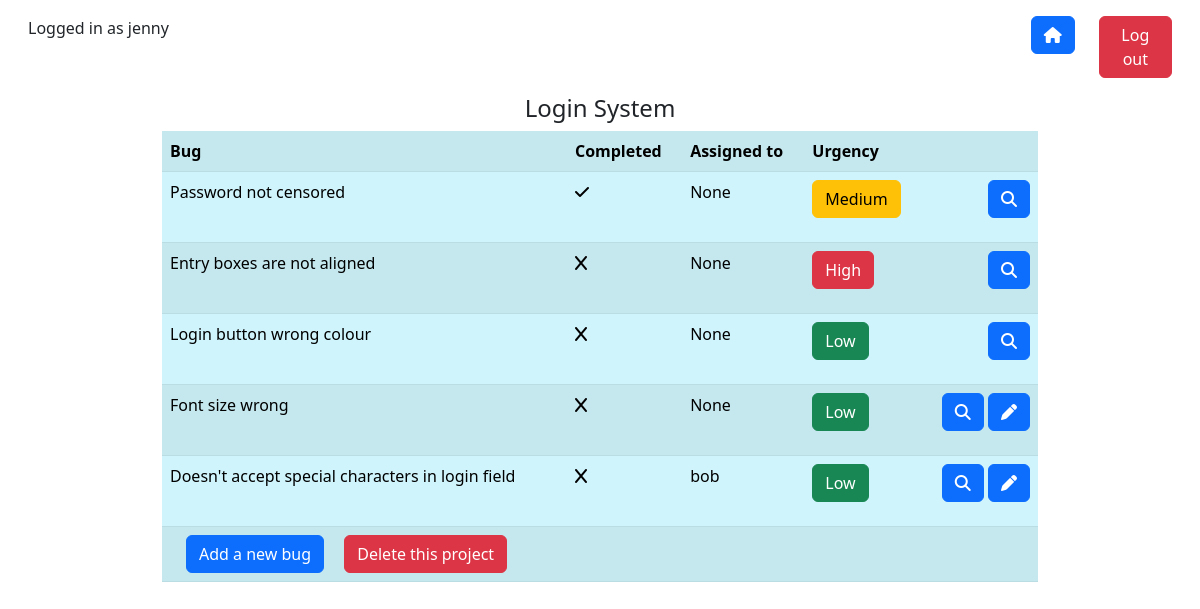
The app's page /project/2/ (signed in) with its own data.
### tracker_app/models.py (models this page shows, shortened)
class ProjectList(models.Model):
    title = models.CharField(max_length=100)
    user = models.ForeignKey(User, on_delete=models.CASCADE, null=True, blank=True)

class BugItem(models.Model):
    title = models.CharField(max_length=100)
    reporter = models.ForeignKey(User, on_delete=models.CASCADE, null=True, blank=True, related_name="reporter")
    assignee = models.ForeignKey(User, on_delete=models.CASCADE, null=True, blank=True, related_name="assignee")
    description = models.TextField(null=True, blank=True)
    created_date = models.DateTimeField(auto_now_add=True)
    urgency = models.CharField(max_length= 10, default="LOW", choices=PRIORITY_CHOICES)
    project = models.ForeignKey(ProjectList, on_delete=models.CASCADE)
    completed = models.BooleanField(default=False)

### tracker_app/views.py (the view)
class BugListView(LoginRequiredMixin, ListView):
    model = BugItem
    template_name = "tracker_app/bug_list.html"
    def get_queryset(self):
        return BugItem.objects.filter(project_id=self.kwargs["project_id"])
    def get_context_data(self):
        context = super().get_context_data()
        context["project"] = ProjectList.objects.get(id=self.kwargs["project_id"])
        return context

### tracker_app/templates/tracker_app/bugitem_list.html
{% extends "base.html" %}
{% block content %}
<div>
    <div>
        <div>
            <h4 class="px-4 text-center">{{ project.title }}</h4>
        </div>
        <div class="container w-75 vertical-center">
        <table class="table table-striped table-info table-hover">
            <tr>
                <th>Bug</th>
                <th>Completed</th>
                <th>Assigned to</th>
                <th>Urgency</th>
                <th></th>
            </tr>
            {% for bug in object_list %}
            <tr>
                <td>
                    {{bug.title}}
                </td>
                <td>
                    {% if not bug.completed %}
                        <i class="fa-solid fa-x"></i>
                    {% else %}
                        <i class="fa-solid fa-check"></i>
                    {% endif %}
                </td>
                <td>
                    {{bug.assignee}}
                </td>
                <td>
                    {% if bug.urgency == "HI" %}
                        <p
                            type="button"
                            class="btn btn-danger">
                            High
                        </p>
                    {% elif bug.urgency == "MED" %}
                        <p
                            type="button"
                            class="btn btn-warning">
                            Medium
                        </p>
                    {% elif bug.urgency == "LOW" %}
                        <p
                            type="button"
                            class="btn btn-success">
                            Low
                        </p>
                    {% endif %}
                </td>
                <td align="right">
                    <a
                        type="button"
                        class="btn btn-primary"
                        onclick="location.href='{% url "bug-detail" project.id bug.id %}'" >
                        <i class="fa-solid fa-magnifying-glass"></i>
                    </a>
                    {% if request.user == bug.reporter or request.user == bug.assignee %}
                        <a
                            type="button"
                            class="btn btn-primary"
                            onclick="location.href='{% url "bug-update" project.id bug.id %}'" >
                            <i class="fa-solid fa-pen"></i>
                        </a>
                    {% endif %}
                </td>
            </tr>
            {% empty %}
            <tr>
                <p>There are no bugs in this list.</p>
            </tr>
            {% endfor %}
            <tr>
                <td>
                    <input
                        value="Add a new bug"
                        type="button"
                        class="btn btn-primary mx-3"
                        onclick="location.href='{% url "bug-add" project.id %}'" />
                    <input
                        value="Delete this project"
                        type="button"
                        class="btn btn-danger"
                        onclick="location.href='{% url "project-delete" project.id %}'" />
                </td>
                <td></td>
                <td></td>
                <td></td>
                <td></td>
            </tr>
        </table>
        </div>
    </div>
</div>
{% endblock %}

### tracker_app/templates/base.html (shortened to what this page needs)
<!doctype html>
<html lang="en">
<head>
    <link href="https://cdn.jsdelivr.net/npm/bootstrap@5.3.0-alpha1/dist/css/bootstrap.min.css" rel="stylesheet">
</head>
<body>
    <div class="row m-3">
        <div class="col-lg-10">
            <p>Logged in as
                {% if request.user.is_authenticated %}
                    {{request.user}}
                {% endif %}
            </p>
        </div>
        <div class="col-lg-1" align="right">
            <a type="button"
               class ="btn btn-primary"
               href='{% url "index" %}'>
                <i class="fa-solid fa-house"></i>
            </a>
        </div>
        <div class="col-lg-1" align="right">
            <a type="button"
               class ="btn btn-danger"
               href='{% url "logout" %}'>
                Log out
            </a>
        </div>
    </div>
    <div>
        {% block content %}{% endblock %}
    </div>
</body>
</html>

### records on screen
ProjectList: title "Login System", id "Add a new bug", id "Delete this project"
BugItem: title "Password not censored", completed True (drawn), assignee "None", urgency "Medium"
BugItem: title "Entry boxes are not aligned", completed False (drawn), assignee "None", urgency "High"
BugItem: title "Login button wrong colour", completed False (drawn), assignee "None", urgency "Low"
BugItem: title "Font size wrong", completed False (drawn), assignee "None", urgency "Low"
BugItem: title "Doesn't accept special characters in login field", completed False (drawn), assignee "bob", urgency "Low"

### other values on screen
{{ request.user }} "jenny"
